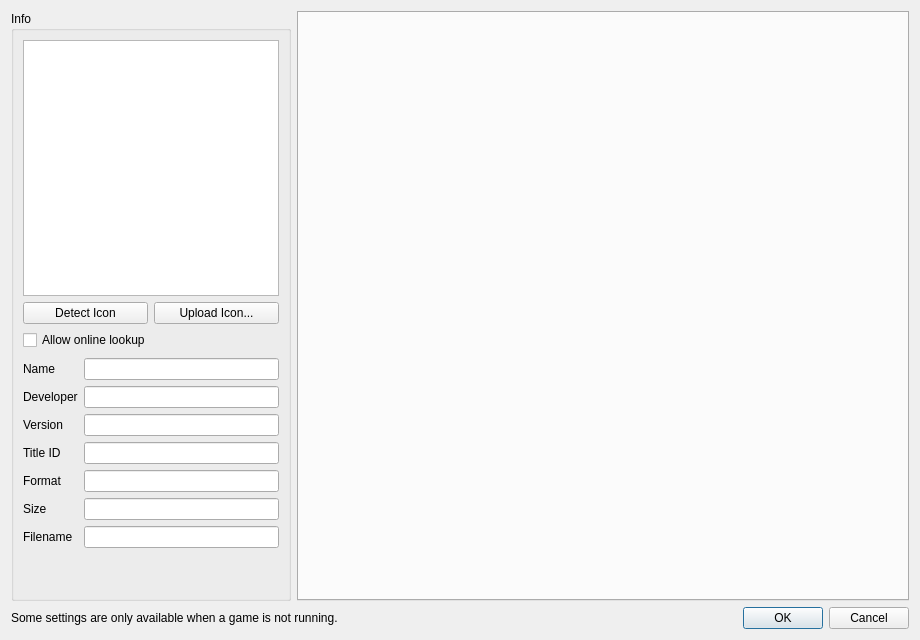
<?xml version="1.0" encoding="UTF-8"?>
<ui version="4.0">
 <class>ConfigurePerGame</class>
 <widget class="QDialog" name="ConfigurePerGame">
  <property name="geometry">
   <rect>
    <x>0</x>
    <y>0</y>
    <width>920</width>
    <height>640</height>
   </rect>
  </property>
  <property name="minimumSize">
   <size>
    <width>640</width>
    <height>360</height>
   </size>
  </property>
  <property name="windowTitle">
   <string>Dialog</string>
  </property>
  <layout class="QVBoxLayout" name="verticalLayout_3">
   <item>
    <layout class="QHBoxLayout" name="horizontalLayout">
     <item>
      <widget class="QGroupBox" name="groupBox">
       <property name="sizePolicy">
        <sizepolicy hsizetype="Maximum" vsizetype="Preferred">
         <horstretch>0</horstretch>
         <verstretch>0</verstretch>
        </sizepolicy>
       </property>
       <property name="title">
        <string>Info</string>
       </property>
       <layout class="QVBoxLayout" name="verticalLayout">
        <item alignment="Qt::AlignHCenter">
         <widget class="QGraphicsView" name="icon_view">
          <property name="sizePolicy">
           <sizepolicy hsizetype="Maximum" vsizetype="Maximum">
            <horstretch>0</horstretch>
            <verstretch>0</verstretch>
           </sizepolicy>
          </property>
          <property name="minimumSize">
           <size>
            <width>256</width>
            <height>256</height>
           </size>
          </property>
          <property name="maximumSize">
           <size>
            <width>256</width>
            <height>256</height>
           </size>
          </property>
          <property name="verticalScrollBarPolicy">
           <enum>Qt::ScrollBarAlwaysOff</enum>
          </property>
          <property name="horizontalScrollBarPolicy">
           <enum>Qt::ScrollBarAlwaysOff</enum>
          </property>
          <property name="interactive">
           <bool>false</bool>
          </property>
         </widget>
        </item>
        <item alignment="Qt::AlignHCenter">
         <widget class="QWidget" name="nup_icon_widget" native="true">
          <property name="minimumSize">
           <size>
            <width>256</width>
            <height>0</height>
           </size>
          </property>
          <property name="maximumSize">
           <size>
            <width>256</width>
            <height>16777215</height>
           </size>
          </property>
          <layout class="QGridLayout" name="nup_icon_layout">
           <property name="spacing">
            <number>6</number>
           </property>
           <property name="leftMargin">
            <number>0</number>
           </property>
           <property name="topMargin">
            <number>0</number>
           </property>
           <property name="rightMargin">
            <number>0</number>
           </property>
           <property name="bottomMargin">
            <number>2</number>
           </property>
           <item row="0" column="0">
            <widget class="QPushButton" name="button_detect_icon">
             <property name="sizePolicy">
              <sizepolicy hsizetype="Expanding" vsizetype="Fixed">
               <horstretch>0</horstretch>
               <verstretch>0</verstretch>
              </sizepolicy>
             </property>
             <property name="toolTip">
              <string>Preview a local icon next to the archive. Online lookup is optional. Apply or OK saves changes.</string>
             </property>
             <property name="text">
              <string>Detect Icon</string>
             </property>
            </widget>
           </item>
           <item row="0" column="1">
            <widget class="QPushButton" name="button_upload_icon">
             <property name="sizePolicy">
              <sizepolicy hsizetype="Expanding" vsizetype="Fixed">
               <horstretch>0</horstretch>
               <verstretch>0</verstretch>
              </sizepolicy>
             </property>
             <property name="toolTip">
              <string>Preview a local image as the game icon. Apply or OK saves changes.</string>
             </property>
             <property name="text">
              <string>Upload Icon...</string>
             </property>
            </widget>
           </item>
           <item row="1" column="0" colspan="2">
            <widget class="QCheckBox" name="allow_online_detection">
             <property name="text">
              <string>Allow online lookup</string>
             </property>
             <property name="toolTip">
              <string>If no local icon is found, send the game name to GitHub, Wikipedia and Bing to look for an icon. Disabled by default.</string>
             </property>
             <property name="checked">
              <bool>false</bool>
             </property>
            </widget>
           </item>
          </layout>
         </widget>
        </item>
        <item>
         <layout class="QGridLayout" name="gridLayout_2">
          <item row="6" column="1">
           <widget class="QLineEdit" name="display_size">
            <property name="enabled">
             <bool>true</bool>
            </property>
            <property name="readOnly">
             <bool>true</bool>
            </property>
           </widget>
          </item>
          <item row="3" column="1">
           <widget class="QLineEdit" name="display_version">
            <property name="enabled">
             <bool>true</bool>
            </property>
            <property name="readOnly">
             <bool>true</bool>
            </property>
           </widget>
          </item>
          <item row="1" column="0">
           <widget class="QLabel" name="label">
            <property name="text">
             <string>Name</string>
            </property>
           </widget>
          </item>
          <item row="4" column="0">
           <widget class="QLabel" name="label_4">
            <property name="text">
             <string>Title ID</string>
            </property>
           </widget>
          </item>
          <item row="4" column="1">
           <widget class="QLineEdit" name="display_title_id">
            <property name="enabled">
             <bool>true</bool>
            </property>
            <property name="readOnly">
             <bool>true</bool>
            </property>
           </widget>
          </item>
          <item row="7" column="1">
           <widget class="QLineEdit" name="display_filename">
            <property name="enabled">
             <bool>true</bool>
            </property>
            <property name="readOnly">
             <bool>true</bool>
            </property>
           </widget>
          </item>
          <item row="5" column="1">
           <widget class="QLineEdit" name="display_format">
            <property name="enabled">
             <bool>true</bool>
            </property>
            <property name="readOnly">
             <bool>true</bool>
            </property>
           </widget>
          </item>
          <item row="7" column="0">
           <widget class="QLabel" name="label_7">
            <property name="text">
             <string>Filename</string>
            </property>
           </widget>
          </item>
          <item row="1" column="1">
           <widget class="QLineEdit" name="display_name">
            <property name="enabled">
             <bool>true</bool>
            </property>
            <property name="readOnly">
             <bool>true</bool>
            </property>
           </widget>
          </item>
          <item row="2" column="1">
           <widget class="QLineEdit" name="display_developer">
            <property name="enabled">
             <bool>true</bool>
            </property>
            <property name="readOnly">
             <bool>true</bool>
            </property>
           </widget>
          </item>
          <item row="5" column="0">
           <widget class="QLabel" name="label_5">
            <property name="text">
             <string>Format</string>
            </property>
           </widget>
          </item>
          <item row="3" column="0">
           <widget class="QLabel" name="label_3">
            <property name="text">
             <string>Version</string>
            </property>
           </widget>
          </item>
          <item row="6" column="0">
           <widget class="QLabel" name="label_6">
            <property name="text">
             <string>Size</string>
            </property>
           </widget>
          </item>
          <item row="2" column="0">
           <widget class="QLabel" name="label_2">
            <property name="text">
             <string>Developer</string>
            </property>
           </widget>
          </item>
         </layout>
        </item>
        <item>
         <spacer name="verticalSpacer">
          <property name="orientation">
           <enum>Qt::Vertical</enum>
          </property>
          <property name="sizeHint" stdset="0">
           <size>
            <width>20</width>
            <height>40</height>
           </size>
          </property>
         </spacer>
        </item>
       </layout>
      </widget>
     </item>
     <item>
      <layout class="QVBoxLayout" name="VerticalLayout">
       <item>
        <layout class="QVBoxLayout" name="verticalLayout_2"/>
       </item>
       <item>
        <widget class="QTabWidget" name="tabWidget">
         <property name="enabled">
          <bool>true</bool>
         </property>
         <property name="currentIndex">
          <number>-1</number>
         </property>
         <property name="usesScrollButtons">
          <bool>true</bool>
         </property>
         <property name="documentMode">
          <bool>false</bool>
         </property>
         <property name="tabsClosable">
          <bool>false</bool>
         </property>
        </widget>
       </item>
      </layout>
     </item>
    </layout>
   </item>
   <item>
    <layout class="QHBoxLayout" name="horizontalLayout_2">
     <item>
      <widget class="QLabel" name="label_8">
       <property name="text">
        <string>Some settings are only available when a game is not running.</string>
       </property>
      </widget>
     </item>
     <item>
      <widget class="QDialogButtonBox" name="buttonBox">
       <property name="sizePolicy">
        <sizepolicy hsizetype="Preferred" vsizetype="Preferred">
         <horstretch>0</horstretch>
         <verstretch>0</verstretch>
        </sizepolicy>
       </property>
       <property name="orientation">
        <enum>Qt::Horizontal</enum>
       </property>
       <property name="standardButtons">
        <set>QDialogButtonBox::Cancel|QDialogButtonBox::Ok</set>
       </property>
      </widget>
     </item>
    </layout>
   </item>
  </layout>
 </widget>
 <resources/>
 <connections>
  <connection>
   <sender>buttonBox</sender>
   <signal>accepted()</signal>
   <receiver>ConfigurePerGame</receiver>
   <slot>accept()</slot>
   <hints>
    <hint type="sourcelabel">
     <x>20</x>
     <y>20</y>
    </hint>
    <hint type="destinationlabel">
     <x>20</x>
     <y>20</y>
    </hint>
   </hints>
  </connection>
  <connection>
   <sender>buttonBox</sender>
   <signal>rejected()</signal>
   <receiver>ConfigurePerGame</receiver>
   <slot>reject()</slot>
   <hints>
    <hint type="sourcelabel">
     <x>20</x>
     <y>20</y>
    </hint>
    <hint type="destinationlabel">
     <x>20</x>
     <y>20</y>
    </hint>
   </hints>
  </connection>
 </connections>
</ui>
